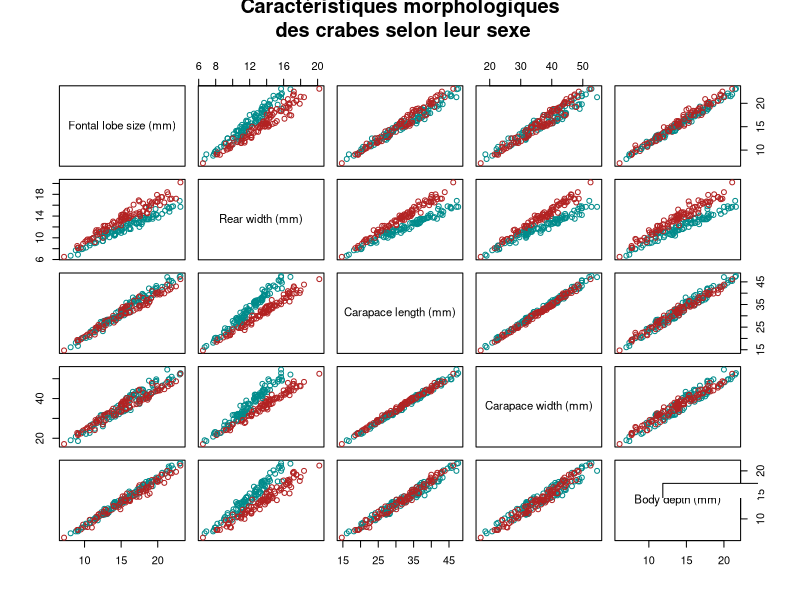
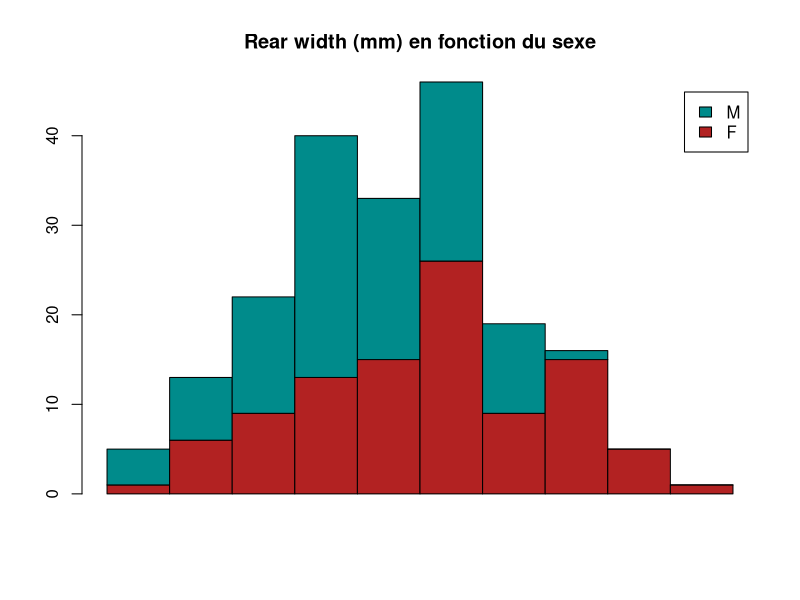
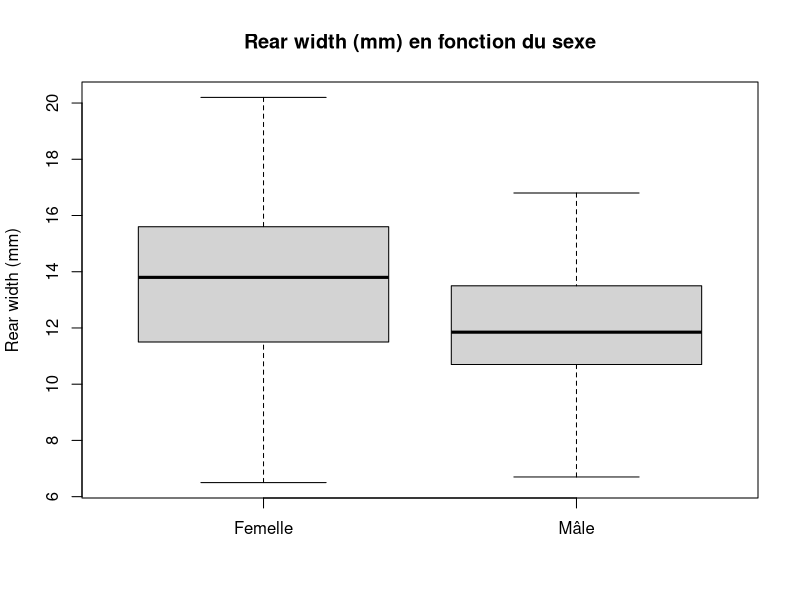
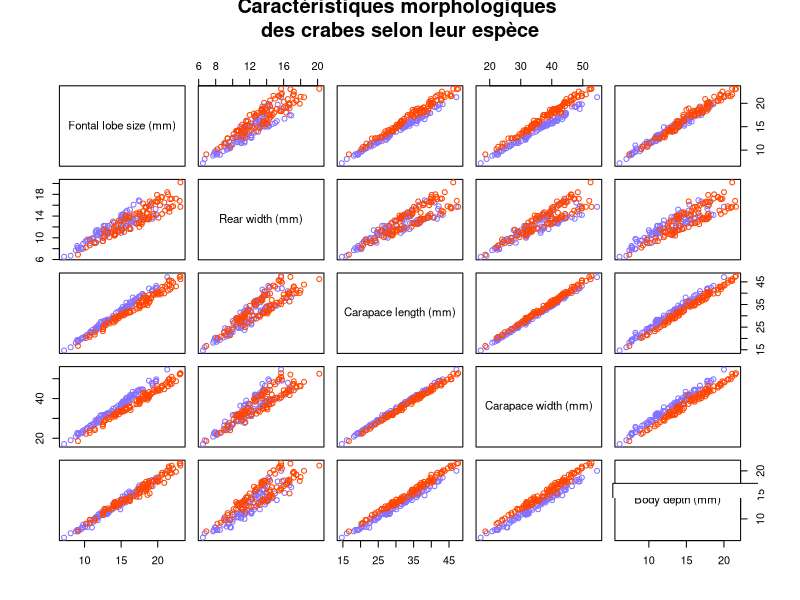
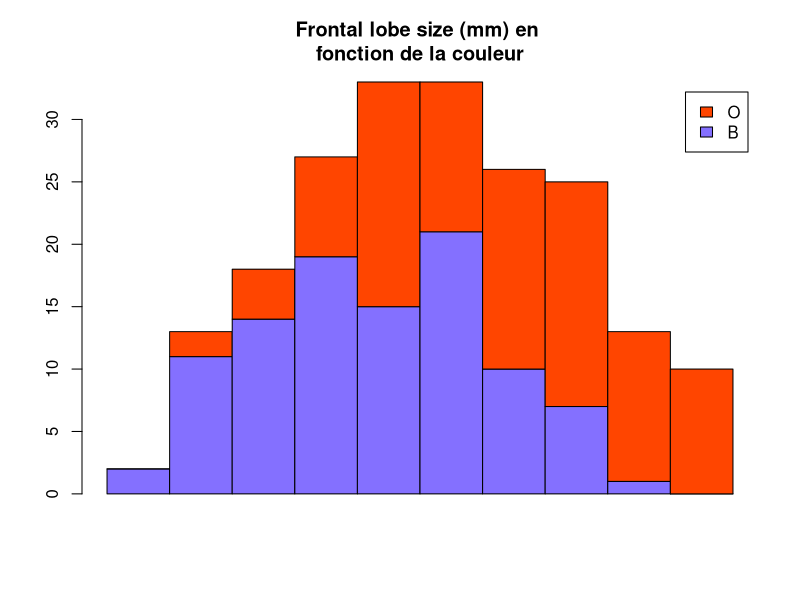
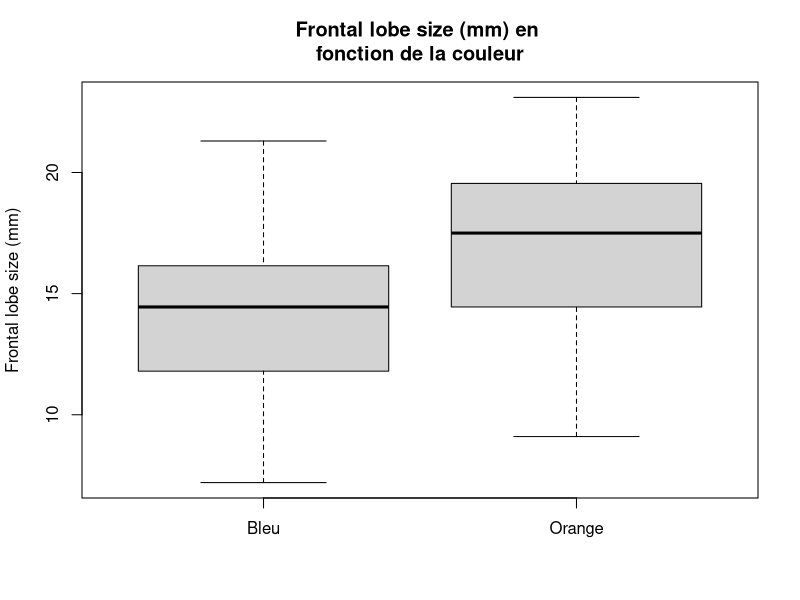
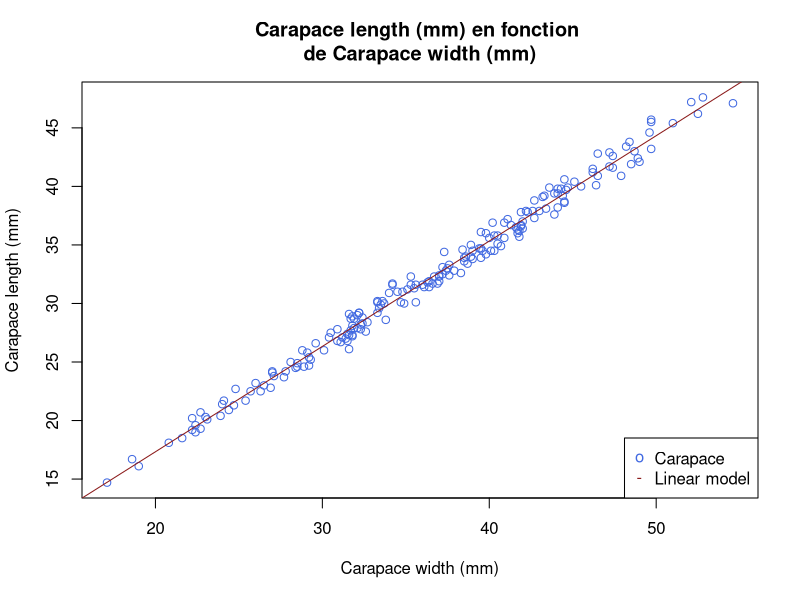

Reproduce these figures in R, in order.
library(sm) # Chargement de sm

library(MASS)
data(crabs)
crabsquant <- crabs[,4:8]


############################### Question 1 ############################### 

table(crabs$sex) # Autant de femelles que de mâles
table(crabs$sp) # Autant d'espèces O que d'espèces B

labelsNames <- c("Fontal lobe size (mm)", "Rear width (mm)", "Carapace length (mm)",
                "Carapace width (mm)", "Body depth (mm)")

png("./images/1_dot_2/crabes_selon_sexe.png")
plot(crabsquant, main="Caractéristiques morphologiques\n des crabes selon leur sexe", 
	pch=21, 
	col=c("firebrick", "darkcyan")[crabs[,2]],
	labels=labelsNames	
	)
legend("bottomright", 200,legend=c("Femelle", "Mâle"), 
	col = c("firebrick", "darkcyan"), pch = 21, inset=0)
# Il semblerait que le sexe impacte notablement le paramètre "Rear width" 
dev.off()

pause()

inter <- seq(min(crabs$RW), max(crabs$RW), by=(max(crabs$RW)-min(crabs$RW))/10)
# Création d'un vecteur commencant par le plus petit RW et se terminant par le plus grand RW
# Le pas est de (1/10 * max-min) -> le vecteur contient donc 11 valeurs
hF <- hist(plot=F, crabs$RW[crabs$sex=='F'], breaks=inter)
# Une list de 'breaks' (les valeurs limites de chaque 'bin') et du nombre de valeurs dans chaque bin 
# est retournée.
hM <- hist(plot=F, crabs$RW[crabs$sex=='M'], breaks=inter)
# Une list de 'breaks' (les valeurs limites de chaque 'bin') et du nombre de valeurs dans chaque bin 
# est retournée.

png("./images/1_dot_2/hist_rear_width_fonction_sexe.png")
barplot(rbind(hF$counts,hM$counts),space=0,
legend=levels(crabs$sex), main="Rear width (mm) en fonction du sexe", 
	col=c('firebrick', 'darkcyan'))
dev.off()

pause()

png("./images/1_dot_2/boxplot_rear_width_fonction_sexe.png")
boxplot(crabs$RW[crabs$sex=='F'], crabs$RW[crabs$sex=='M'],
	main="Rear width (mm) en fonction du sexe",
	names=c("Femelle", "Mâle"), ylab="Rear width (mm)")
dev.off()

pause()


png("./images/1_dot_2/crabes_selon_espece.png")
plot(crabsquant, main="Caractéristiques morphologiques \ndes crabes selon leur espèce", 
	pch=21, 
	col=c("lightslateblue", "orangered")[crabs[,1]],
	labels=labelsNames)
legend("bottomright", 200,legend=c("Espèce bleue", "Espèce orange"), 
	col = c("lightslateblue", "orangered"), pch = 21, inset=0)
# Il semblerait que les paramètres "Carapace width" et "Fontal lobe size" soient
# impactés par l'espèce de crabe
dev.off()

pause()

inter <- seq(min(crabs$FL), max(crabs$FL), by=(max(crabs$FL)-min(crabs$FL))/10)
# Création d'un vecteur commencant par le plus petit FL et se terminant par le plus grand FL
# Le pas est de (1/10 * max-min) -> le vecteur contient donc 11 valeurs
hB <- hist(plot=F, crabs$FL[crabs$sp=='B'], breaks=inter)
# Une list de 'breaks' (les valeurs limites de chaque 'bin') et du nombre de valeurs dans chaque bin 
# est retournée.
hO <- hist(plot=F, crabs$FL[crabs$sp=='O'], breaks=inter)
# Une list de 'breaks' (les valeurs limites de chaque 'bin') et du nombre de valeurs dans chaque bin 
# est retournée.

png("./images/1_dot_2/hist_frontal_lobe_size_fonction_espece.png")
barplot(rbind(hB$counts, hO$counts), space=0,
legend=levels(crabs$sp), main="Frontal lobe size (mm) en \nfonction de la couleur", 
	col=c('lightslateblue', 'orangered'))
dev.off()

pause()

png("./images/1_dot_2/boxplot_frontal_lobe_size_fonction_espece.png")
boxplot(crabs$FL[crabs$sp=='B'], crabs$FL[crabs$sp=='O'],
	main="Frontal lobe size (mm) en \nfonction de la couleur",
	names=c("Bleu", "Orange"), ylab="Frontal lobe size (mm)")
dev.off()

pause()


############################### Question 2 ############################### 

# Graphiquement, on remarque assez facilement l'existence de corrélations, de relations linéaires
# entre toutes les variables quantitatives prises 2 à 2.

print(cov(crabsquant))
# Le calcul de la matrice de variance-covariance empirique semble confirmer l'existence de corrélations entre 
# entre les différentes variables.
pause()

# Afin d'illustrer mes dires, je vais réaliser un test de corélation entre les variables 
# Carapace length (mm) et Carapace width (mm). L'hypothèse nulle de ce test est l'absence de 
# corrélation entre ces deux variables.
print(cor.test(crabsquant$CL , crabsquant$CW))
# Le degré de signification (p-value) est striment inférieur à 2.2e-16. Cela signifie que pour
# un niveau de signification (alpha) de 1%, on s'autoriserait à rejeter l'hypothèse nulle.
# Il y a donc corrélation entre les deux variables.
# Cette corrélation semble linéaire.

pause()

# Afin de prouve cela, nous allons tenter une régression linéaire entre ces deux variables
lM <- lm(crabsquant$CL ~ crabsquant$CW)
print(lM) # On peut consulter le modèle (l'ordonnée à l'origine et le coefficient directeur)

pause()

png("./images/1_dot_2/carapace_length_fonction_carapace_width.png")
plot(crabsquant$CW, crabsquant$CL, col="royalblue", 
	main="Carapace length (mm) en fonction \nde Carapace width (mm)", 
	xlab="Carapace width (mm)", ylab="Carapace length (mm)")
abline(lM, col="firebrick4")
legend("bottomright", 200, legend=c("Carapace", "Linear model"), 
	col=c("royalblue", "firebrick4"), pch=c('o','-'))
dev.off()
